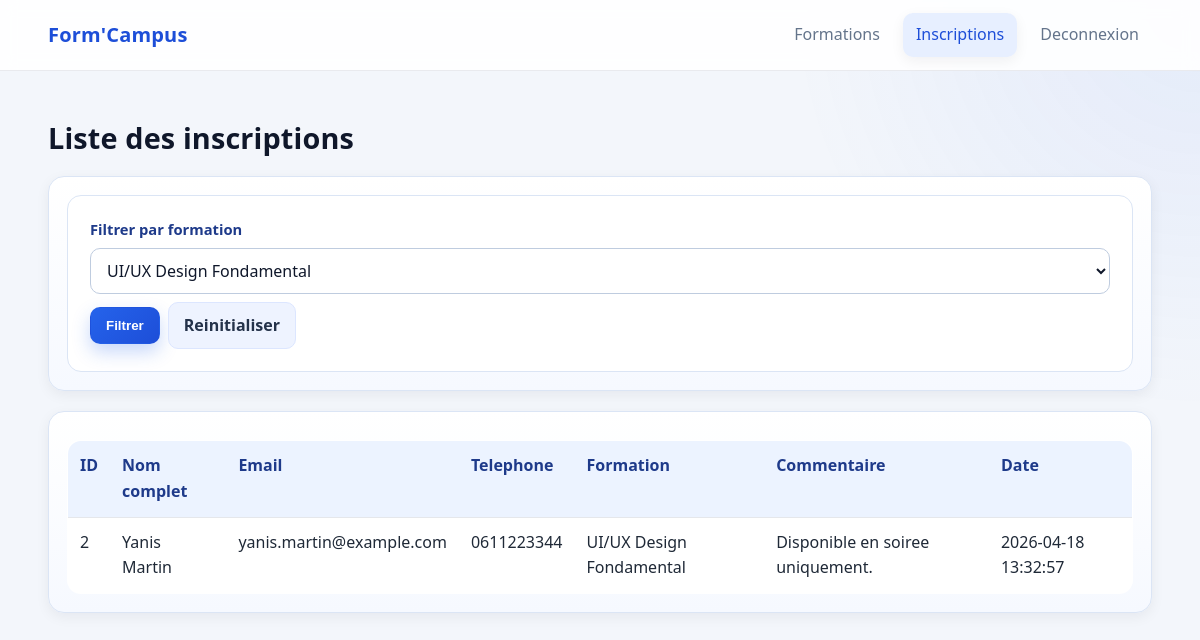
/admin_inscriptions.php?formation=2 (signed in), run on the app's committed database.
### tables this page shows
CREATE TABLE IF NOT EXISTS inscriptions (
  id INT UNSIGNED AUTO_INCREMENT PRIMARY KEY,
  nom VARCHAR(100) NOT NULL,
  prenom VARCHAR(100) NOT NULL,
  email VARCHAR(150) NOT NULL,
  tel VARCHAR(30) NOT NULL,
  id_formation INT UNSIGNED NOT NULL,
  commentaire TEXT NULL,
  date_inscription DATETIME NOT NULL DEFAULT CURRENT_TIMESTAMP,
  CONSTRAINT fk_inscriptions_formation
    FOREIGN KEY (id_formation) REFERENCES formations(id)
    ON UPDATE CASCADE
    ON DELETE RESTRICT
);

CREATE TABLE IF NOT EXISTS formations (
  id INT UNSIGNED AUTO_INCREMENT PRIMARY KEY,
  titre VARCHAR(150) NOT NULL,
  categorie VARCHAR(100) NOT NULL,
  description TEXT NOT NULL,
  duree VARCHAR(50) NOT NULL,
  prix DECIMAL(10,2) NOT NULL
);

### admin_inscriptions.php (the view, shortened to what this page needs)
<?php
require_once __DIR__ . '/connexion.php';
$formationsStmt = $pdo->query("SELECT id, titre FROM formations ORDER BY titre ASC");
$formations = $formationsStmt->fetchAll();
$selectedFormation = $_GET['formation'] ?? '';
$inscriptions = [];
if ($selectedFormation !== '' && ctype_digit($selectedFormation)) {
    $stmt = $pdo->prepare(
        "SELECT i.id, i.nom, i.prenom, i.email, i.tel, i.commentaire, i.date_inscription, f.titre
         FROM inscriptions i
         INNER JOIN formations f ON f.id = i.id_formation
         WHERE i.id_formation = :id_formation
         ORDER BY i.date_inscription DESC"
    );
    $stmt->execute(['id_formation' => (int) $selectedFormation]);
    $inscriptions = $stmt->fetchAll();
}
?>
<!DOCTYPE html>
<html lang="fr">
<head>
  <link rel="stylesheet" href="style.css">
</head>
<body class="admin-page">
  <header>
    <div class="container navbar">
      <a class="brand" href="index.php">Form'Campus</a>
      <nav class="menu">
        <a href="admin_formations.php">Formations</a>
        <a href="admin_inscriptions.php" class="active">Inscriptions</a>
        <a href="logout.php">Deconnexion</a>
      </nav>
    </div>
  </header>
  <main>
    <div class="container">
      <h1>Liste des inscriptions</h1>
      <section class="admin-section">
      <form method="get" action="admin_inscriptions.php" class="admin-filter-form">
        <label for="formation">Filtrer par formation</label>
        <div class="actions">
          <select id="formation" name="formation">
            <?php foreach ($formations as $formation): ?>
              <option value="<?php echo (int) $formation['id']; ?>" <?php echo ($selectedFormation === (string) $formation['id']) ? 'selected' : ''; ?>>
                <?php echo htmlspecialchars($formation['titre']); ?>
              </option>
            <?php endforeach; ?>
          </select>
          <button type="submit" class="btn btn-primary">Filtrer</button>
          <a class="btn btn-secondary" href="admin_inscriptions.php">Reinitialiser</a>
        </div>
      </form>
      </section>
      <section class="admin-section">
      <table class="admin-table">
        <thead>
          <tr>
            <th>ID</th>
            <th>Nom complet</th>
            <th>Email</th>
            <th>Telephone</th>
            <th>Formation</th>
            <th>Commentaire</th>
            <th>Date</th>
          </tr>
        </thead>
        <tbody>
          <?php if (empty($inscriptions)): ?>
            <tr>
              <td colspan="7">Aucune inscription trouvee.</td>
            </tr>
          <?php else: ?>
            <?php foreach ($inscriptions as $item): ?>
              <tr>
                <td><?php echo (int) $item['id']; ?></td>
                <td><?php echo htmlspecialchars($item['prenom'] . ' ' . $item['nom']); ?></td>
                <td><?php echo htmlspecialchars($item['email']); ?></td>
                <td><?php echo htmlspecialchars($item['tel']); ?></td>
                <td><?php echo htmlspecialchars($item['titre']); ?></td>
                <td><?php echo htmlspecialchars($item['commentaire'] ?? ''); ?></td>
                <td><?php echo htmlspecialchars($item['date_inscription']); ?></td>
              </tr>
            <?php endforeach; ?>
          <?php endif; ?>
        </tbody>
      </table>
      </section>
    </div>
  </main>
</body>
</html>

### style.css (style rules this page uses)
:root { --bg: #f3f6fb; --surface: #ffffff; --surface-soft: #f8fbff; --primary: #2563eb; --primary-dark: #1d4ed8; --text: #0f172a; --muted: #64748b; --danger: #c62828; --success: #1b8a4a; --border: #e5e7eb; --shadow: 0 14px 34px rgba(15, 23, 42, 0.09); --shadow-soft: 0 4px 14px rgba(15, 23, 42, 0.06); --radius: 14px; --radius-sm: 10px; --max-content: 1120px; }
* { box-sizing: border-box; }
body { margin: 0; font-family: "Segoe UI", Roboto, Arial, sans-serif; color: var(--text); background: radial-gradient(circle at top right, rgba(37, 99, 235, 0.08), transparent 30%), var(--bg); line-height: 1.6; text-rendering: optimizeLegibility; -webkit-font-smoothing: antialiased; }
a { color: inherit; text-decoration: none; }
.container { width: min(var(--max-content), 92%); margin: 0 auto; }
h1, h2, h3 { line-height: 1.25; letter-spacing: 0.15px; }
h1 { font-size: clamp(1.5rem, 2.4vw, 2rem); }
header { background: rgba(255, 255, 255, 0.9); backdrop-filter: blur(8px); border-bottom: 1px solid rgba(229, 231, 235, 0.85); position: sticky; top: 0; z-index: 20; }
.navbar { min-height: 70px; display: flex; align-items: center; justify-content: space-between; gap: 12px; }
.brand { font-size: 1.25rem; font-weight: 700; color: var(--primary-dark); letter-spacing: 0.2px; }
.menu { display: flex; align-items: center; gap: 10px; flex-wrap: wrap; }
.menu a { padding: 9px 13px; border-radius: 10px; color: var(--muted); transition: all 0.2s ease; }
.menu a:hover, .menu a.active { color: var(--primary-dark); background: #e7efff; box-shadow: var(--shadow-soft); }
main { padding: 30px 0 50px; }
.admin-page .container > h1 { margin-bottom: 12px; }
.admin-section { margin-top: 20px; background: linear-gradient(180deg, #ffffff, #f6f9ff); border: 1px solid #dbe5f5; border-radius: calc(var(--radius) + 2px); padding: 18px; box-shadow: var(--shadow-soft); }
.admin-page form { background: #ffffff; border-color: #dbe5f5; box-shadow: none; }
.admin-filter-form { margin-bottom: 0; }
.admin-page label { color: #1e3a8a; font-size: 0.92rem; }
.admin-page input, .admin-page select, .admin-page textarea { background: #ffffff; color: #0f172a; border: 1px solid #bfccdf; }
.admin-table { box-shadow: none; margin-top: 10px; }
.admin-table th { background: #ecf3ff; color: #1e3a8a; }
.admin-table td { color: #1f2937; }
.btn { display: inline-flex; align-items: center; justify-content: center; gap: 8px; border: 1px solid transparent; border-radius: var(--radius-sm); padding: 10px 15px; font-weight: 600; cursor: pointer; transition: all 0.2s ease; }
.btn-primary { background: linear-gradient(135deg, var(--primary), var(--primary-dark)); color: #fff; box-shadow: 0 8px 18px rgba(37, 99, 235, 0.25); }
.btn-secondary { background: #eef3ff; color: #24324a; border-color: #dce6ff; }
form { background: linear-gradient(180deg, #ffffff, var(--surface-soft)); border: 1px solid var(--border); border-radius: var(--radius); padding: 22px; box-shadow: var(--shadow); }
label { display: block; margin-bottom: 6px; font-weight: 600; }
input, select, textarea { width: 100%; padding: 10px 12px; border-radius: var(--radius-sm); border: 1px solid #d1d5db; font: inherit; background: #fff; transition: border-color 0.2s ease, box-shadow 0.2s ease; }
table { width: 100%; border-collapse: collapse; background: var(--surface); border: 1px solid var(--border); border-radius: var(--radius); overflow: hidden; box-shadow: var(--shadow); }
th, td { text-align: left; border-bottom: 1px solid var(--border); padding: 12px; vertical-align: top; }
th { background: #f2f6fd; color: #1e3a8a; }
.actions { display: flex; gap: 8px; flex-wrap: wrap; align-items: center; }

### data on the page
inscriptions: id "2", prenom+nom "Yanis Martin", email "yanis.martin@example.com", tel "0611223344", id_formation.titre "UI/UX Design Fondamental", commentaire "Disponible en soiree uniquement.", date_inscription "2026-04-18 13:32:57"

### other printed values
form field formation "UI/UX Design Fondamental"
